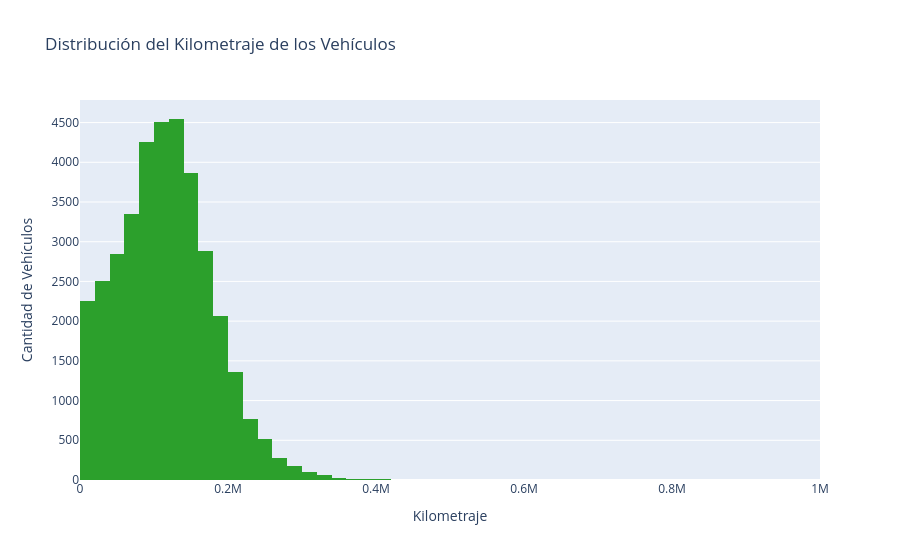

The notebook cell this image was saved under:
### Markdown cell above
1. Distribución del Desgaste de los Vehículos (odometer)
Objetivo: Comprender cuál es el kilometraje promedio de la oferta automotriz disponible. Esto nos permitirá saber si el catálogo está compuesto predominantemente por vehículos seminuevos, de uso moderado o de alto recorrido.

### Code cell
# Gráfico 1: Distribución del Kilometraje
fig_hist = px.histogram(
    vehicles_df, 
    x='odometer', 
    title='Distribución del Kilometraje de los Vehículos',
    labels={'odometer': 'Kilometraje (millas)'},
    color_discrete_sequence=['#2ca02c'], #
    nbins=50 
)

# Configuración adicional para mejorar el diseño
fig_hist.update_layout(
    xaxis_title='Kilometraje',
    yaxis_title='Cantidad de Vehículos',
    showlegend=False
)

fig_hist.show()

### Figure 1 — Plotly figure (JSON) as saved in the notebook; plotly's stock layout.template omitted (floating-point values rounded to 4 significant figures; data arrays with more than 128 entries replaced by an {"elided": "..."} marker saying what was removed)
{"data": [{"bingroup": "x", "hovertemplate": "Kilometraje (millas)=%{x}<br>count=%{y}<extra></extra>", "legendgroup": "", "marker": {"color": "#2ca02c", "pattern": {"shape": ""}}, "name": "", "nbinsx": 50, "orientation": "v", "showlegend": false, "type": "histogram", "x": {"elided": "36419 int values"}, "xaxis": "x", "yaxis": "y"}], "layout": {"barmode": "relative", "legend": {"tracegroupgap": 0}, "showlegend": false, "title": {"text": "Distribución del Kilometraje de los Vehículos"}, "xaxis": {"anchor": "y", "domain": [0, 1], "title": {"text": "Kilometraje"}}, "yaxis": {"anchor": "x", "domain": [0, 1], "title": {"text": "Cantidad de Vehículos"}}}}
